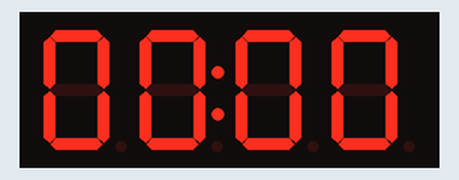
The sketch below on a simulated Arduino Uno, built with avr-gcc and run on an emulated ATmega328P. On the bench: 4-digit seven-segment display.

Above: at 0.1 s.
At 60.1 s:
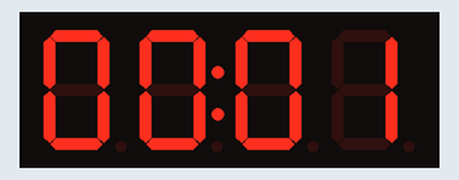
At 120.1 s:
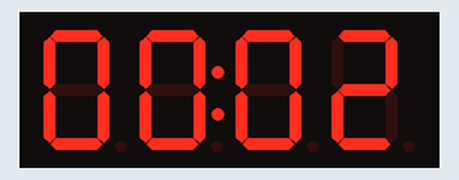

The sketch:

basic_timer.ino
```cpp
#include <TM1637Display.h>

const int CLK_PIN = 18;   // TM1637 CLK
const int DIO_PIN = 19;   // TM1637 DIO

TM1637Display display(CLK_PIN, DIO_PIN);

unsigned long lastTickMs = 0;
unsigned long seconds = 0;

void setup() {
  display.setBrightness(7);
  display.clear();
  showHHMM(0, 0, true); // show 00:00
}

void loop() {
  unsigned long now = millis();
  if (now - lastTickMs >= 1000) {
    lastTickMs = now;
    seconds++;

    unsigned long mins = seconds / 60;
    unsigned int hh = mins / 60;
    unsigned int mm = mins % 60;
    if (hh > 99) hh = 99;

    showHHMM(hh, mm, true);
  }
}

void showHHMM(unsigned int hh, unsigned int mm, bool colonOn) {
  uint16_t val = (hh/10)*1000 + (hh%10)*100 + (mm/10)*10 + (mm%10);
  uint8_t dots = colonOn ? 0b01000000 : 0;
  display.showNumberDecEx(val, dots, true);
}
```

Measured:
- what the display in image 1 shows lasts 60.0 s, from 60.0 s to 120.0 s
